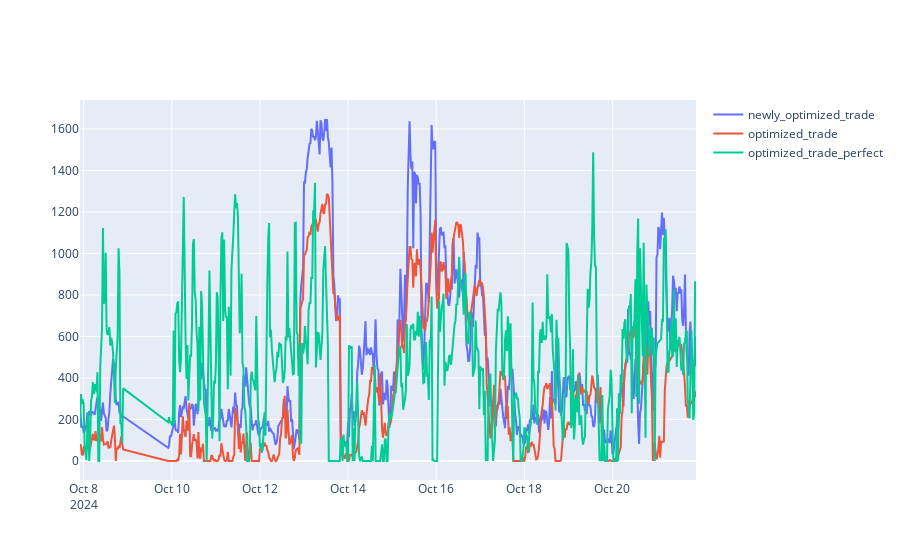

The cell this chart's notebook holds for it:
### Code cell
#üplot the columns  newly_optimized_trade optimized_trade optimized_trade_perfect
fig = go.Figure()
fig.add_trace(go.Scatter(x=df_api_new_merged2.timestamp_utc, y=df_api_new_merged2.newly_optimized_trade, mode='lines', name='newly_optimized_trade'))
fig.add_trace(go.Scatter(x=df_api_new_merged2.timestamp_utc, y=df_api_new_merged2.optimized_trade, mode='lines', name='optimized_trade'))
fig.add_trace(go.Scatter(x=df_api_new_merged2.timestamp_utc, y=df_api_new_merged2.optimized_trade_perfect, mode='lines', name='optimized_trade_perfect'))
fig.show()

### Figure 1 — Plotly figure (JSON) as saved in the notebook; plotly's stock layout.template omitted (floating-point values rounded to 4 significant figures; data arrays with more than 128 entries replaced by an {"elided": "..."} marker saying what was removed)
{"data": [{"mode": "lines", "name": "newly_optimized_trade", "type": "scatter", "x": {"elided": "621 str values"}, "y": {"elided": "621 float values"}}, {"mode": "lines", "name": "optimized_trade", "type": "scatter", "x": {"elided": "621 str values"}, "y": {"elided": "621 float values"}}, {"mode": "lines", "name": "optimized_trade_perfect", "type": "scatter", "x": {"elided": "621 str values"}, "y": {"elided": "621 float values"}}], "layout": {}}
